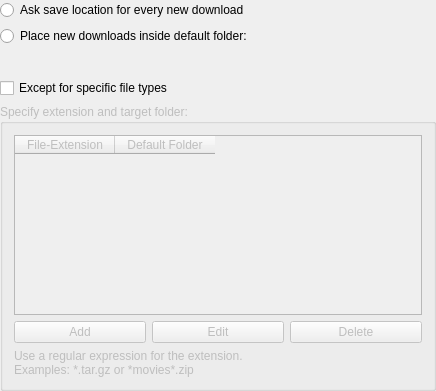
<ui version="4.0" >
 <class>DlgDirectories</class>
 <widget class="QWidget" name="DlgDirectories" >
  <property name="geometry" >
   <rect>
    <x>0</x>
    <y>0</y>
    <width>436</width>
    <height>391</height>
   </rect>
  </property>
  <layout class="QVBoxLayout" >
   <property name="leftMargin" >
    <number>0</number>
   </property>
   <property name="topMargin" >
    <number>0</number>
   </property>
   <property name="rightMargin" >
    <number>0</number>
   </property>
   <property name="bottomMargin" >
    <number>0</number>
   </property>
   <item>
    <widget class="QRadioButton" name="askRadioButton" >
     <property name="text" >
      <string>Ask save location for every new download</string>
     </property>
    </widget>
   </item>
   <item>
    <widget class="QRadioButton" name="kcfg_UseDefaultDirectory" >
     <property name="text" >
      <string>Place new downloads inside default folder:</string>
     </property>
    </widget>
   </item>
   <item>
    <layout class="QHBoxLayout" >
     <item>
      <spacer>
       <property name="orientation" >
        <enum>Qt::Horizontal</enum>
       </property>
       <property name="sizeType" >
        <enum>QSizePolicy::Fixed</enum>
       </property>
       <property name="sizeHint" >
        <size>
         <width>10</width>
         <height>20</height>
        </size>
       </property>
      </spacer>
     </item>
     <item>
      <widget class="KUrlRequester" name="defaultFolderRequester" >
       <property name="enabled" >
        <bool>false</bool>
       </property>
      </widget>
     </item>
    </layout>
   </item>
   <item>
    <widget class="QCheckBox" name="kcfg_EnableExceptions" >
     <property name="text" >
      <string>Except for specific file types</string>
     </property>
    </widget>
   </item>
   <item>
    <widget class="QGroupBox" name="defaultFolderGroupBox" >
     <property name="enabled" >
      <bool>false</bool>
     </property>
     <property name="title" >
      <string>Specify extension and target folder:</string>
     </property>
     <layout class="QVBoxLayout" >
      <item>
       <widget class="QTableWidget" name="folderForExtensionList" >
        <property name="editTriggers" >
         <set>QAbstractItemView::DoubleClicked|QAbstractItemView::EditKeyPressed|QAbstractItemView::NoEditTriggers</set>
        </property>
        <property name="tabKeyNavigation" >
         <bool>false</bool>
        </property>
        <property name="alternatingRowColors" >
         <bool>true</bool>
        </property>
        <property name="selectionMode" >
         <enum>QAbstractItemView::SingleSelection</enum>
        </property>
        <property name="selectionBehavior" >
         <enum>QAbstractItemView::SelectRows</enum>
        </property>
        <property name="showGrid" >
         <bool>false</bool>
        </property>
        <column>
         <property name="text" >
          <string>File-Extension</string>
         </property>
        </column>
        <column>
         <property name="text" >
          <string>Default Folder</string>
         </property>
        </column>
       </widget>
      </item>
      <item>
       <layout class="QHBoxLayout" >
        <property name="spacing" >
         <number>6</number>
        </property>
        <property name="leftMargin" >
         <number>0</number>
        </property>
        <property name="topMargin" >
         <number>0</number>
        </property>
        <property name="rightMargin" >
         <number>0</number>
        </property>
        <property name="bottomMargin" >
         <number>0</number>
        </property>
        <item>
         <widget class="QPushButton" name="addButton" >
          <property name="text" >
           <string>Add</string>
          </property>
         </widget>
        </item>
        <item>
         <widget class="QPushButton" name="changeButton" >
          <property name="enabled" >
           <bool>false</bool>
          </property>
          <property name="text" >
           <string>Edit</string>
          </property>
         </widget>
        </item>
        <item>
         <widget class="QPushButton" name="removeButton" >
          <property name="enabled" >
           <bool>false</bool>
          </property>
          <property name="text" >
           <string>Delete</string>
          </property>
         </widget>
        </item>
       </layout>
      </item>
      <item>
       <widget class="QLabel" name="label" >
        <property name="text" >
         <string>Use a regular expression for the extension. 
Examples: *.tar.gz or *movies*.zip</string>
        </property>
        <property name="textFormat" >
         <enum>Qt::PlainText</enum>
        </property>
        <property name="scaledContents" >
         <bool>false</bool>
        </property>
        <property name="alignment" >
         <set>Qt::AlignLeading|Qt::AlignLeft|Qt::AlignTop</set>
        </property>
        <property name="wordWrap" >
         <bool>true</bool>
        </property>
       </widget>
      </item>
     </layout>
    </widget>
   </item>
   <item>
    <spacer>
     <property name="orientation" >
      <enum>Qt::Vertical</enum>
     </property>
     <property name="sizeType" >
      <enum>QSizePolicy::Expanding</enum>
     </property>
     <property name="sizeHint" >
      <size>
       <width>336</width>
       <height>20</height>
      </size>
     </property>
    </spacer>
   </item>
  </layout>
 </widget>
 <layoutdefault spacing="6" margin="11" />
 <layoutfunction spacing="KDialog::spacingHint" margin="KDialog::marginHint" />
 <pixmapfunction>SmallIconSet</pixmapfunction>
 <customwidgets>
  <customwidget>
   <class>KUrlRequester</class>
   <extends>QFrame</extends>
   <header>kurlrequester.h</header>
  </customwidget>
 </customwidgets>
 <resources/>
 <connections/>
</ui>
